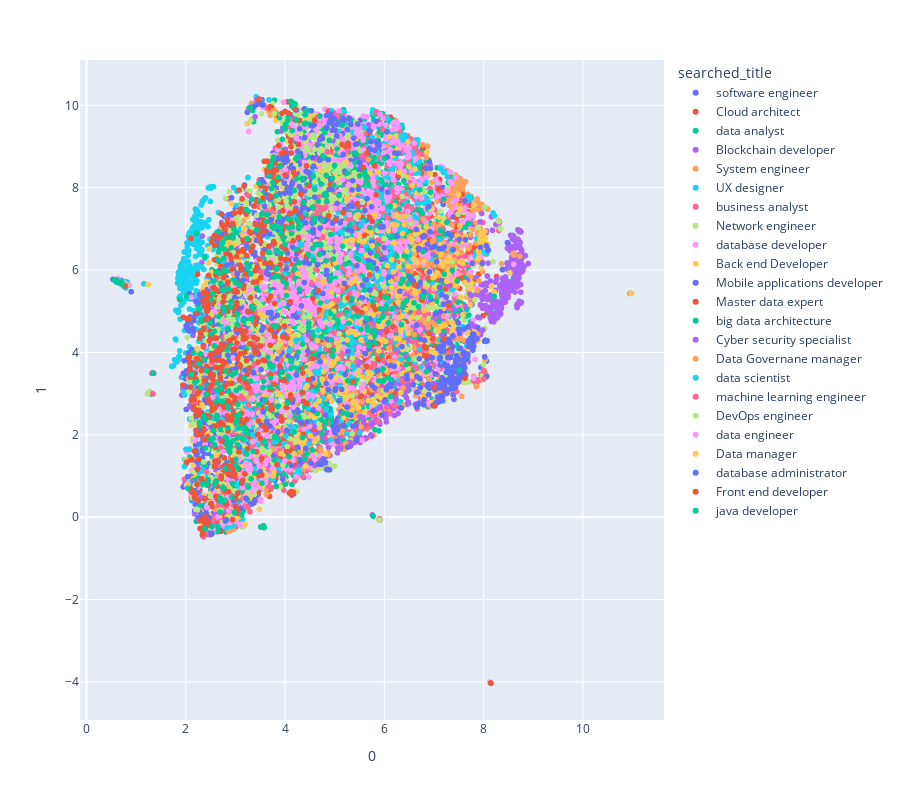

Source (notebook cell):
### Code cell
fig_2d = px.scatter(
    proj_2d, x=0, y=1,
    color=desc_real["searched_title"], labels={'color': 'searched_title'},
    height=800
)
fig_2d.show()

### Figure 1 — Plotly figure (JSON) as saved in the notebook; plotly's stock layout.template omitted (floating-point values rounded to 4 significant figures; data arrays with more than 128 entries replaced by an {"elided": "..."} marker saying what was removed)
{"data": [{"hovertemplate": "searched_title=software engineer<br>0=%{x}<br>1=%{y}<extra></extra>", "legendgroup": "software engineer", "marker": {"color": "#636efa", "symbol": "circle"}, "mode": "markers", "name": "software engineer", "showlegend": true, "type": "scattergl", "x": {"elided": "941 float values"}, "xaxis": "x", "y": {"elided": "941 float values"}, "yaxis": "y"}, {"hovertemplate": "searched_title=Cloud architect<br>0=%{x}<br>1=%{y}<extra></extra>", "legendgroup": "Cloud architect", "marker": {"color": "#EF553B", "symbol": "circle"}, "mode": "markers", "name": "Cloud architect", "showlegend": true, "type": "scattergl", "x": {"elided": "652 float values"}, "xaxis": "x", "y": {"elided": "652 float values"}, "yaxis": "y"}, {"hovertemplate": "searched_title=data analyst<br>0=%{x}<br>1=%{y}<extra></extra>", "legendgroup": "data analyst", "marker": {"color": "#00cc96", "symbol": "circle"}, "mode": "markers", "name": "data analyst", "showlegend": true, "type": "scattergl", "x": {"elided": "1042 float values"}, "xaxis": "x", "y": {"elided": "1042 float values"}, "yaxis": "y"}, {"hovertemplate": "searched_title=Blockchain developer<br>0=%{x}<br>1=%{y}<extra></extra>", "legendgroup": "Blockchain developer", "marker": {"color": "#ab63fa", "symbol": "circle"}, "mode": "markers", "name": "Blockchain developer", "showlegend": true, "type": "scattergl", "x": {"elided": "630 float values"}, "xaxis": "x", "y": {"elided": "630 float values"}, "yaxis": "y"}, {"hovertemplate": "searched_title=System engineer<br>0=%{x}<br>1=%{y}<extra></extra>", "legendgroup": "System engineer", "marker": {"color": "#FFA15A", "symbol": "circle"}, "mode": "markers", "name": "System engineer", "showlegend": true, "type": "scattergl", "x": {"elided": "603 float values"}, "xaxis": "x", "y": {"elided": "603 float values"}, "yaxis": "y"}, {"hovertemplate": "searched_title=UX designer<br>0=%{x}<br>1=%{y}<extra></extra>", "legendgroup": "UX designer", "marker": {"color": "#19d3f3", "symbol": "circle"}, "mode": "markers", "name": "UX designer", "showlegend": true, "type": "scattergl", "x": {"elided": "557 float values"}, "xaxis": "x", "y": {"elided": "557 float values"}, "yaxis": "y"}, {"hovertemplate": "searched_title=business analyst<br>0=%{x}<br>1=%{y}<extra></extra>", "legendgroup": "business analyst", "marker": {"color": "#FF6692", "symbol": "circle"}, "mode": "markers", "name": "business analyst", "showlegend": true, "type": "scattergl", "x": {"elided": "1029 float values"}, "xaxis": "x", "y": {"elided": "1029 float values"}, "yaxis": "y"}, {"hovertemplate": "searched_title=Network engineer<br>0=%{x}<br>1=%{y}<extra></extra>", "legendgroup": "Network engineer", "marker": {"color": "#B6E880", "symbol": "circle"}, "mode": "markers", "name": "Network engineer", "showlegend": true, "type": "scattergl", "x": {"elided": "677 float values"}, "xaxis": "x", "y": {"elided": "677 float values"}, "yaxis": "y"}, {"hovertemplate": "searched_title=database developer<br>0=%{x}<br>1=%{y}<extra></extra>", "legendgroup": "database developer", "marker": {"color": "#FF97FF", "symbol": "circle"}, "mode": "markers", "name": "database developer", "showlegend": true, "type": "scattergl", "x": {"elided": "724 float values"}, "xaxis": "x", "y": {"elided": "724 float values"}, "yaxis": "y"}, {"hovertemplate": "searched_title=Back end Developer<br>0=%{x}<br>1=%{y}<extra></extra>", "legendgroup": "Back end Developer", "marker": {"color": "#FECB52", "symbol": "circle"}, "mode": "markers", "name": "Back end Developer", "showlegend": true, "type": "scattergl", "x": {"elided": "557 float values"}, "xaxis": "x", "y": {"elided": "557 float values"}, "yaxis": "y"}, {"hovertemplate": "searched_title=Mobile applications developer<br>0=%{x}<br>1=%{y}<extra></extra>", "legendgroup": "Mobile applications developer", "marker": {"color": "#636efa", "symbol": "circle"}, "mode": "markers", "name": "Mobile applications developer", "showlegend": true, "type": "scattergl", "x": {"elided": "598 float values"}, "xaxis": "x", "y": {"elided": "598 float values"}, "yaxis": "y"}, {"hovertemplate": "searched_title=Master data expert<br>0=%{x}<br>1=%{y}<extra></extra>", "legendgroup": "Master data expert", "marker": {"color": "#EF553B", "symbol": "circle"}, "mode": "markers", "name": "Master data expert", "showlegend": true, "type": "scattergl", "x": {"elided": "394 float values"}, "xaxis": "x", "y": {"elided": "394 float values"}, "yaxis": "y"}, {"hovertemplate": "searched_title=big data architecture<br>0=%{x}<br>1=%{y}<extra></extra>", "legendgroup": "big data architecture", "marker": {"color": "#00cc96", "symbol": "circle"}, "mode": "markers", "name": "big data architecture", "showlegend": true, "type": "scattergl", "x": {"elided": "773 float values"}, "xaxis": "x", "y": {"elided": "773 float values"}, "yaxis": "y"}, {"hovertemplate": "searched_title=Cyber security specialist<br>0=%{x}<br>1=%{y}<extra></extra>", "legendgroup": "Cyber security specialist", "marker": {"color": "#ab63fa", "symbol": "circle"}, "mode": "markers", "name": "Cyber security specialist", "showlegend": true, "type": "scattergl", "x": {"elided": "566 float values"}, "xaxis": "x", "y": {"elided": "566 float values"}, "yaxis": "y"}, {"hovertemplate": "searched_title=Data Governane manager<br>0=%{x}<br>1=%{y}<extra></extra>", "legendgroup": "Data Governane manager", "marker": {"color": "#FFA15A", "symbol": "circle"}, "mode": "markers", "name": "Data Governane manager", "showlegend": true, "type": "scattergl", "x": {"elided": "403 float values"}, "xaxis": "x", "y": {"elided": "403 float values"}, "yaxis": "y"}, {"hovertemplate": "searched_title=data scientist<br>0=%{x}<br>1=%{y}<extra></extra>", "legendgroup": "data scientist", "marker": {"color": "#19d3f3", "symbol": "circle"}, "mode": "markers", "name": "data scientist", "showlegend": true, "type": "scattergl", "x": {"elided": "753 float values"}, "xaxis": "x", "y": {"elided": "753 float values"}, "yaxis": "y"}, {"hovertemplate": "searched_title=machine learning engineer<br>0=%{x}<br>1=%{y}<extra></extra>", "legendgroup": "machine learning engineer", "marker": {"color": "#FF6692", "symbol": "circle"}, "mode": "markers", "name": "machine learning engineer", "showlegend": true, "type": "scattergl", "x": {"elided": "472 float values"}, "xaxis": "x", "y": {"elided": "472 float values"}, "yaxis": "y"}, {"hovertemplate": "searched_title=DevOps engineer<br>0=%{x}<br>1=%{y}<extra></extra>", "legendgroup": "DevOps engineer", "marker": {"color": "#B6E880", "symbol": "circle"}, "mode": "markers", "name": "DevOps engineer", "showlegend": true, "type": "scattergl", "x": {"elided": "766 float values"}, "xaxis": "x", "y": {"elided": "766 float values"}, "yaxis": "y"}, {"hovertemplate": "searched_title=data engineer<br>0=%{x}<br>1=%{y}<extra></extra>", "legendgroup": "data engineer", "marker": {"color": "#FF97FF", "symbol": "circle"}, "mode": "markers", "name": "data engineer", "showlegend": true, "type": "scattergl", "x": {"elided": "780 float values"}, "xaxis": "x", "y": {"elided": "780 float values"}, "yaxis": "y"}, {"hovertemplate": "searched_title=Data manager<br>0=%{x}<br>1=%{y}<extra></extra>", "legendgroup": "Data manager", "marker": {"color": "#FECB52", "symbol": "circle"}, "mode": "markers", "name": "Data manager", "showlegend": true, "type": "scattergl", "x": {"elided": "381 float values"}, "xaxis": "x", "y": {"elided": "381 float values"}, "yaxis": "y"}, {"hovertemplate": "searched_title=database administrator<br>0=%{x}<br>1=%{y}<extra></extra>", "legendgroup": "database administrator", "marker": {"color": "#636efa", "symbol": "circle"}, "mode": "markers", "name": "database administrator", "showlegend": true, "type": "scattergl", "x": {"elided": "532 float values"}, "xaxis": "x", "y": {"elided": "532 float values"}, "yaxis": "y"}, {"hovertemplate": "searched_title=Front end developer<br>0=%{x}<br>1=%{y}<extra></extra>", "legendgroup": "Front end developer", "marker": {"color": "#EF553B", "symbol": "circle"}, "mode": "markers", "name": "Front end developer", "showlegend": true, "type": "scattergl", "x": {"elided": "537 float values"}, "xaxis": "x", "y": {"elided": "537 float values"}, "yaxis": "y"}, {"hovertemplate": "searched_title=java developer<br>0=%{x}<br>1=%{y}<extra></extra>", "legendgroup": "java developer", "marker": {"color": "#00cc96", "symbol": "circle"}, "mode": "markers", "name": "java developer", "showlegend": true, "type": "scattergl", "x": {"elided": "398 float values"}, "xaxis": "x", "y": {"elided": "398 float values"}, "yaxis": "y"}], "layout": {"height": 800, "legend": {"title": {"text": "searched_title"}, "tracegroupgap": 0}, "margin": {"t": 60}, "xaxis": {"anchor": "y", "domain": [0, 1], "title": {"text": "0"}}, "yaxis": {"anchor": "x", "domain": [0, 1], "title": {"text": "1"}}}}
